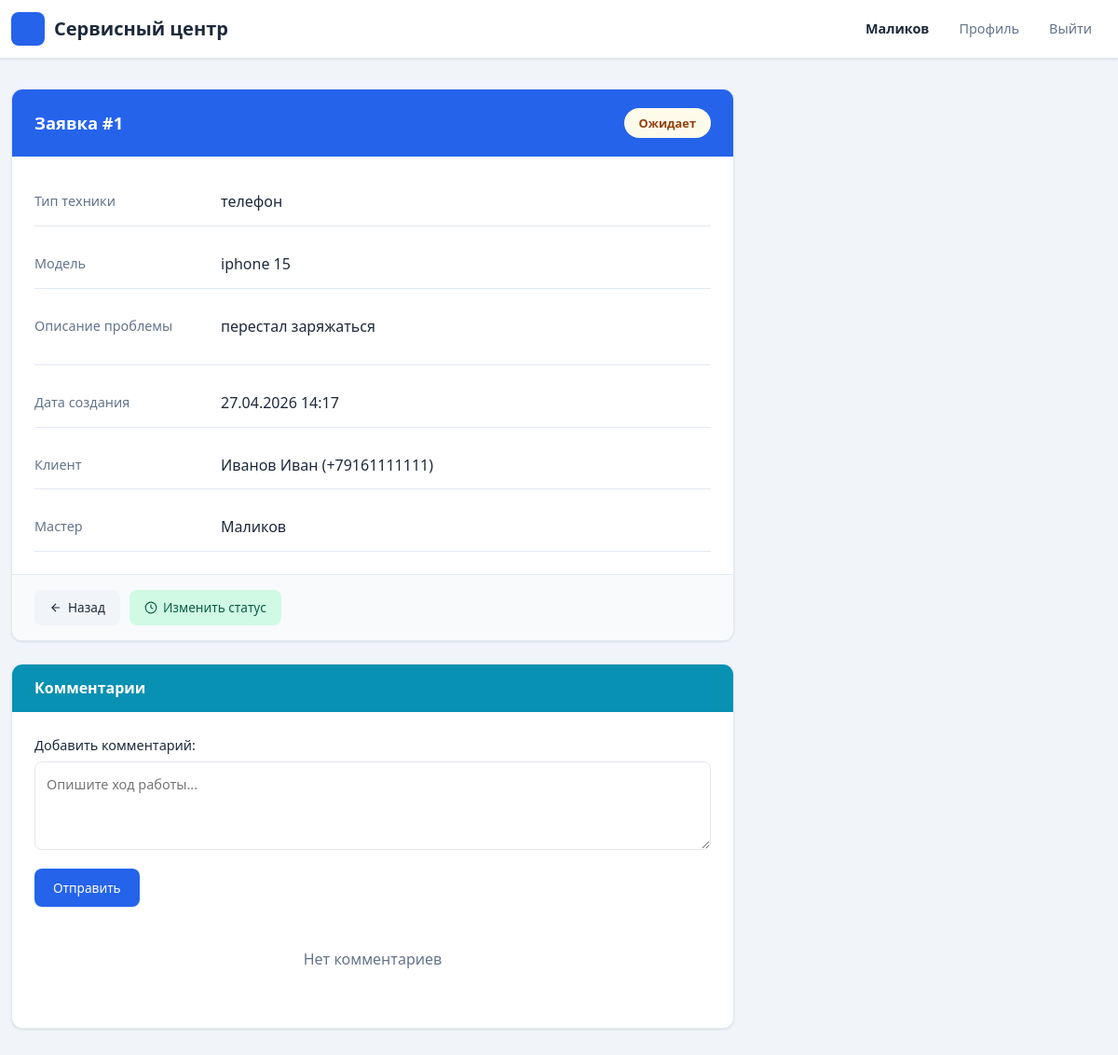
/requests/1/ (signed in), run on an earlier commit of the app's database.
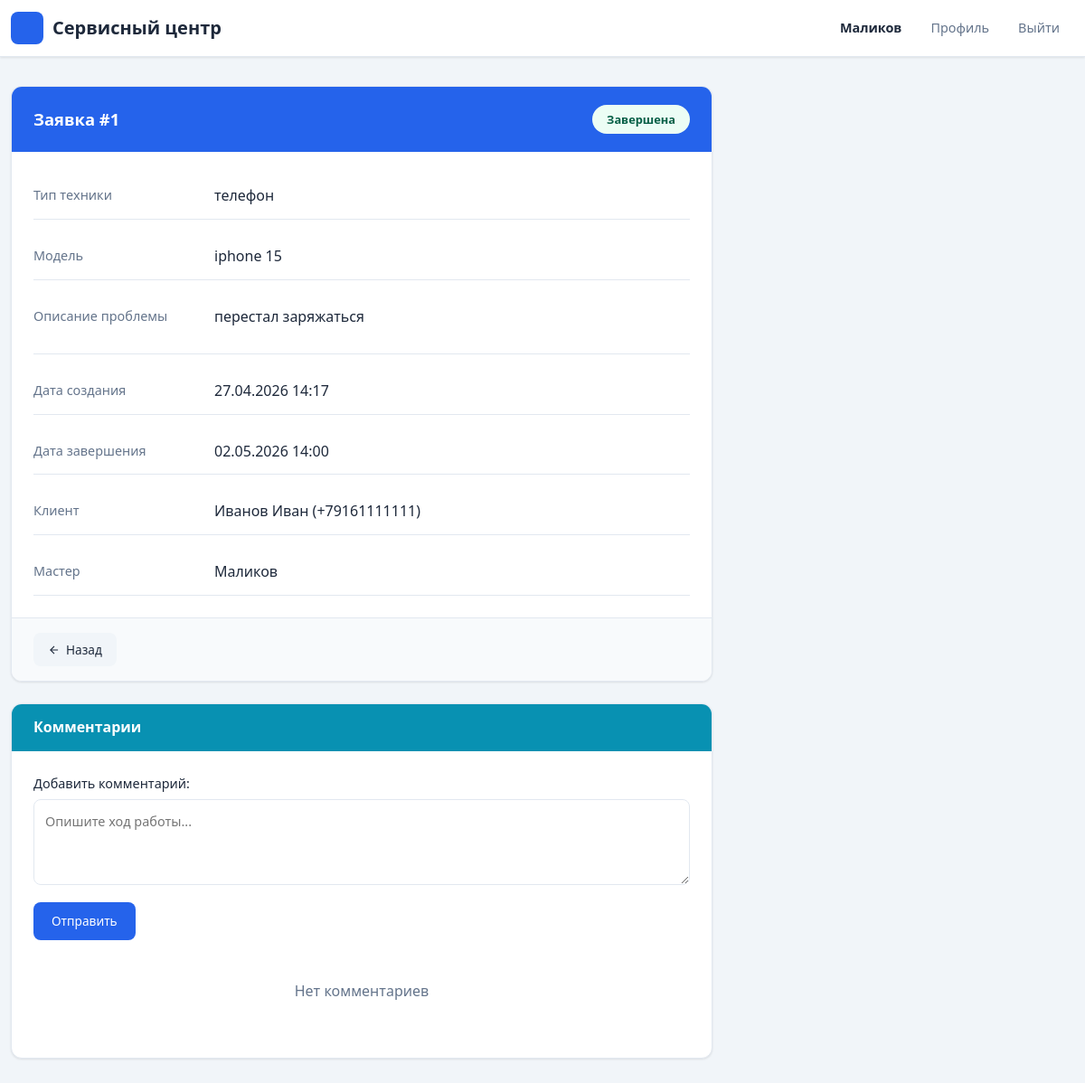
And on a later commit of the database.
### requests1/models.py (models this page shows, shortened)
class Request(models.Model):
    STATUS_CHOICES = [
        ('new', 'Новая'),
        ('pending', 'Ожидает'),
        ('in_progress', 'В процессе ремонта'),
        ('ready', 'Готово'),
        ('completed', 'Завершена'),
        ('cancelled', 'Отменена'),
    ]
    request_id = models.AutoField(primary_key=True)
    start_date = models.DateTimeField(verbose_name="Дата начала")
    home_tech_type = models.CharField(max_length=100, verbose_name="Тип техники")
    home_tech_model = models.CharField(max_length=100, verbose_name="Модель техники")
    problem_description = models.TextField(verbose_name="Описание проблемы")
    request_status = models.CharField(
        max_length=20,
        choices=STATUS_CHOICES,
        default='new',
        verbose_name="Статус заявки"
    )
    completion_date = models.DateTimeField(null=True, blank=True, verbose_name="Дата завершения")
    repair_parts = models.TextField(blank=True, verbose_name="Запчасти")
    master = models.ForeignKey(
        Master, on_delete=models.SET_NULL, null=True, blank=True,
        db_column='masterID', verbose_name="Мастер"
    )
    client = models.ForeignKey(
        Client, on_delete=models.CASCADE,
        db_column='clientID', verbose_name="Клиент"
    )
    class Meta:
        db_table = 'requests'
        verbose_name = 'Заявка'
        verbose_name_plural = 'Заявки'

### accounts/models.py (models this page shows, shortened)
class Client(models.Model):
    client_id = models.AutoField(primary_key=True)
    user = models.ForeignKey(User, on_delete=models.CASCADE, db_column='userID')
    class Meta:
        db_table = 'clients'
        verbose_name = 'Клиент'
        verbose_name_plural = 'Клиенты'

class User(AbstractBaseUser):
    USER_TYPES = (
        ('client', 'Клиент'),
        ('master', 'Мастер'),
        ('admin', 'Администратор'),
    )
    user_id = models.AutoField(primary_key=True)
    fio = models.CharField(max_length=100, verbose_name="ФИО")
    phone = models.CharField(max_length=20, verbose_name="Телефон")
    login = models.CharField(max_length=50, unique=True, verbose_name="Логин")
    password = models.CharField(max_length=255, verbose_name="Пароль")
    type = models.CharField(max_length=20, choices=USER_TYPES, default='client', verbose_name="Тип пользователя")
    role = models.ForeignKey(
        Role, on_delete=models.SET_NULL, null=True, blank=True,
        verbose_name="Роль", db_column='roleID'
    )
    last_login = None
    is_active = True
    USERNAME_FIELD = 'login'
    REQUIRED_FIELDS = ['fio', 'phone']
    objects = UserManager()
    class Meta:
        db_table = 'users'
        verbose_name = 'Пользователь'
        verbose_name_plural = 'Пользователи'

class Master(models.Model):
    master_id = models.AutoField(primary_key=True)
    user = models.ForeignKey(User, on_delete=models.CASCADE, db_column='userID')
    class Meta:
        db_table = 'masters'
        verbose_name = 'Мастер'
        verbose_name_plural = 'Мастера'

### requests1/views.py (the view)
    def wrapper(request, *args, **kwargs):
        if not request.session.get('user_id'):
            messages.error(request, 'Необходимо войти в систему')
            return redirect('login')
        return view_func(request, *args, **kwargs)

### requests1/views.py (called while the page is built)
def login_required(view_func):
    def wrapper(request, *args, **kwargs):
        if not request.session.get('user_id'):
            messages.error(request, 'Необходимо войти в систему')
            return redirect('login')
        return view_func(request, *args, **kwargs)
    return wrapper

### templates/requests/request_detail.html (shortened to what the changed rows need)
{% extends 'base.html' %}
{% block content %}
<div class="row">
    <div class="col-md-8">
        <div style="background: var(--surface); border: 1px solid var(--border); border-radius: var(--radius); box-shadow: var(--shadow); overflow: hidden; margin-bottom: 24px;">
            <div style="background: var(--primary); padding: 20px 24px; display: flex; align-items: center; justify-content: space-between;">
                <h4 style="margin: 0; color: white; font-weight: 600; font-size: 1.15rem;">Заявка #{{ ticket.request_id }}</h4>
                <span style="display: inline-block; padding: 6px 16px; border-radius: 20px; font-size: 0.8rem; font-weight: 600; {% if ticket.request_status == 'completed' or ticket.request_status == 'ready' %}background: #ecfdf5; color: #065f46;{% elif ticket.request_status == 'cancelled' %}background: #fef2f2; color: #991b1b;{% elif ticket.request_status == 'in_progress' %}background: #eff6ff; color: #1e40af;{% elif ticket.request_status == 'new' %}background: #f0f9ff; color: #0369a1;{% else %}background: #fffbeb; color: #92400e;{% endif %}">
                    {% if ticket.request_status == 'new' %}Новая
                    {% elif ticket.request_status == 'pending' %}Ожидает
                    {% elif ticket.request_status == 'in_progress' %}В процессе ремонта
                    {% elif ticket.request_status == 'ready' %}Готово
                    {% elif ticket.request_status == 'completed' %}Завершена
                    {% elif ticket.request_status == 'cancelled' %}Отменена
                    {% endif %}
                </span>
            </div>
            <div style="padding: 24px;">
                <div style="display: flex; flex-direction: column; gap: 16px;">
                    <div style="display: flex; padding: 12px 0; border-bottom: 1px solid var(--border);">
                        <span style="width: 200px; color: var(--text-muted); font-weight: 500; font-size: 0.9rem; flex-shrink: 0;">Тип техники</span>
                        <span style="color: var(--text); font-weight: 500;">{{ ticket.home_tech_type }}</span>
                    </div>
                    <div style="display: flex; padding: 12px 0; border-bottom: 1px solid var(--border);">
                        <span style="width: 200px; color: var(--text-muted); font-weight: 500; font-size: 0.9rem; flex-shrink: 0;">Модель</span>
                        <span style="color: var(--text); font-weight: 500;">{{ ticket.home_tech_model }}</span>
                    </div>
                    <div style="display: flex; padding: 12px 0; border-bottom: 1px solid var(--border);">
                        <span style="color: var(--text); line-height: 1.6;">{{ ticket.problem_description|linebreaks }}</span>
                    </div>
                    <div style="display: flex; padding: 12px 0; border-bottom: 1px solid var(--border);">
                        <span style="width: 200px; color: var(--text-muted); font-weight: 500; font-size: 0.9rem; flex-shrink: 0;">Дата создания</span>
                        <span style="color: var(--text); font-weight: 500;">{{ ticket.start_date|date:"d.m.Y H:i" }}</span>
                    </div>
                    {% if ticket.completion_date %}
                    <div style="display: flex; padding: 12px 0; border-bottom: 1px solid var(--border);">
                        <span style="width: 200px; color: var(--text-muted); font-weight: 500; font-size: 0.9rem; flex-shrink: 0;">Дата завершения</span>
                        <span style="color: var(--text); font-weight: 500;">{{ ticket.completion_date|date:"d.m.Y H:i" }}</span>
                    </div>
                    {% endif %}
                    <div style="display: flex; padding: 12px 0; border-bottom: 1px solid var(--border);">
                        <span style="width: 200px; color: var(--text-muted); font-weight: 500; font-size: 0.9rem; flex-shrink: 0;">Клиент</span>
                        <span style="color: var(--text); font-weight: 500;">{{ ticket.client.user.fio }} ({{ ticket.client.user.phone }})</span>
                    </div>
                    <div style="display: flex; padding: 12px 0; border-bottom: 1px solid var(--border);">
                        <span>
                            {% if ticket.master %}
                                <span style="color: var(--text); font-weight: 500;">{{ ticket.master.user.fio }}</span>
                            {% else %}
                                <span style="display: inline-block; background: #f1f5f9; color: var(--text-muted); padding: 3px 12px; border-radius: 20px; font-size: 0.8rem;">Не назначен</span>
                            {% endif %}
                        </span>
                    </div>
                </div>
            </div>
            <div style="padding: 16px 24px; background: #f8fafc; border-top: 1px solid var(--border); display: flex; gap: 10px; flex-wrap: wrap;">
                <a href="{% url 'request_list' %}" style="display: inline-flex; align-items: center; gap: 6px; padding: 8px 16px; background: #f1f5f9; color: var(--text); border-radius: var(--radius-sm); text-decoration: none; font-size: 0.85rem; font-weight: 500;">
                    <svg width="14" height="14" viewBox="0 0 24 24" fill="none" stroke="currentColor" stroke-width="2"><line x1="19" y1="12" x2="5" y2="12"/><polyline points="12 19 5 12 12 5"/></svg>
                    Назад
                </a>
                {% if is_assigned and ticket.request_status != 'completed' and ticket.request_status != 'cancelled' %}
                    <a href="{% url 'request_update' ticket.request_id %}" style="display: inline-flex; align-items: center; gap: 6px; padding: 8px 16px; background: #d1fae5; color: #065f46; border-radius: var(--radius-sm); text-decoration: none; font-size: 0.85rem; font-weight: 500;">
                        <svg width="14" height="14" viewBox="0 0 24 24" fill="none" stroke="currentColor" stroke-width="2"><path d="M12 2a10 10 0 1 0 10 10A10 10 0 0 0 12 2z"/><polyline points="12 6 12 12 16 14"/></svg>
                        Изменить статус
                    </a>
                {% endif %}
            </div>
        </div>
    </div>
</div>
{% endblock %}

What changed in the data, as far as the page shows it:
changed Request "телефон": request_status "pending" → "completed" (drawn); completion_date (not shown) → "02.05.2026 14:00"
Also different on the page:
text no longer shown: "Ожидает Изменить статус"
text now shown: "Завершена Дата завершения"
